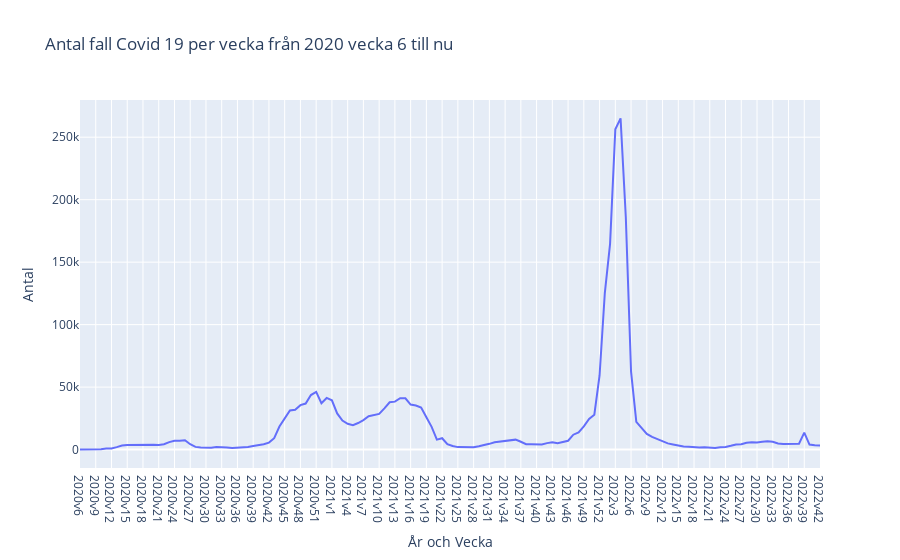

Source (notebook cell):
### Code cell
# plotly express
fall = px.line(
    df_covid_week_sweden,
    x="Vecka",
    y="Antal_fall_vecka",
    title="Antal fall Covid 19 per vecka från 2020 vecka 6 till nu",
    labels={"Vecka":"År och Vecka", "Antal_fall_vecka":"Antal"},
)
fall.show()
avlinda.write_html("Visualiseringar/Antal_fall_covid_per_vecka.html")

### Figure 1 — Plotly figure (JSON) as saved in the notebook; plotly's stock layout.template omitted (floating-point values rounded to 4 significant figures; data arrays with more than 128 entries replaced by an {"elided": "..."} marker saying what was removed)
{"data": [{"hovertemplate": "År och Vecka=%{x}<br>Antal=%{y}<extra></extra>", "legendgroup": "", "line": {"color": "#636efa", "dash": "solid"}, "marker": {"symbol": "circle"}, "mode": "lines", "name": "", "orientation": "v", "showlegend": false, "type": "scatter", "x": {"elided": "142 str values"}, "xaxis": "x", "y": {"elided": "142 int values"}, "yaxis": "y"}], "layout": {"legend": {"tracegroupgap": 0}, "title": {"text": "Antal fall Covid 19 per vecka från 2020 vecka 6 till nu"}, "xaxis": {"anchor": "y", "domain": [0, 1], "title": {"text": "År och Vecka"}}, "yaxis": {"anchor": "x", "domain": [0, 1], "title": {"text": "Antal"}}}}
